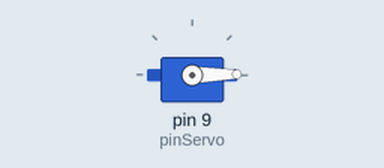
A sketch run on a simulated Arduino Uno, built with avr-gcc and run on an emulated ATmega328P. On the bench: servo.

Above: at 0.05 s.
At 2.65 s:
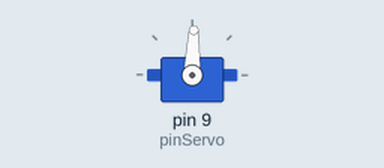
At 5.25 s:
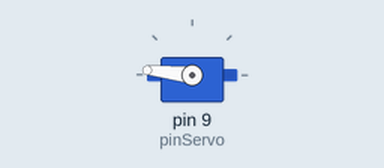
At 10.45 s:
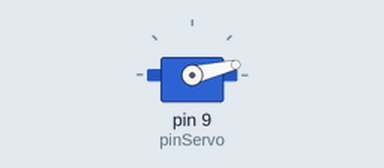
Timing chart, 0 to 14.1 s (numbered marks = the images above):
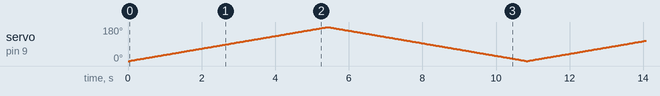

The sketch:

movimiento_servo.ino
```cpp
#include<Servo.h>

int pinServo = 9;

Servo servo;
int pulsoMin = 1500;
int pulsoMax = 2500;
int angulo = 0;

void setup() {
 servo.attach(pinServo, pulsoMin, pulsoMax);
}

void loop() {

  for(angulo = 0; angulo < 180; angulo++){
    servo.write(angulo);
    delay(30);
  }

  for(angulo = 180; angulo > 0; angulo--){
    servo.write(angulo);
    delay(30);
  }
}
```
